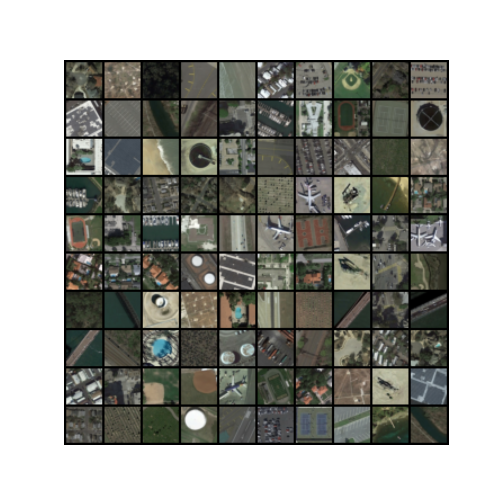
#> input picture Code/InfoGAN-PyTorch-master/Training Images CelebA.png, 1000 x 1000 px, found by its file name (shown at 1/2 size); its folder holds 2 pictures in this run
$ python Assignment1.py --train_path InfoGAN-PyTorch-master --test_path 'InfoGAN-PyTorch-master/Epoch_1 CelebA.png'
#> lines starting #> are read from the running program, lines starting #| are printed output that depends on the picture; pictures that were not available may be replaced by others from this repository, and a replacement may not be noted
import argparse
import cv2
import numpy as np
import os
from sklearn.cluster import KMeans
from sklearn.svm import SVC
from sklearn.preprocessing import StandardScaler
from matplotlib import pyplot as plt
from sklearn import svm, datasets
from sklearn.model_selection import train_test_split
from sklearn.metrics import confusion_matrix
from sklearn.utils.multiclass import unique_labels
from sklearn.metrics.pairwise import chi2_kernel
from sklearn.model_selection import GridSearchCV
from sklearn.metrics import accuracy_score
from skimage.feature import graycomatrix, graycoprops
from skimage import measure
from skimage.color import rgb2gray
from skimage.util import img_as_ubyte
import warnings
from sklearn.preprocessing import normalize

warnings.filterwarnings("ignore", category=DeprecationWarning)

def getFiles(train, path):
    images = []
    count = 0
    for folder in os.listdir(path):
        for file in  os.listdir(os.path.join(path, folder)):
            images.append(os.path.join(path, os.path.join(folder, file)))

    if(train is True):
        np.random.shuffle(images)

    return images

def getDescriptors(sift, img):
    kp, des = sift.detectAndCompute(img, None)
    return des

def readImage(img_path):
    img = cv2.imread(img_path, 0)
    return cv2.resize(img,(150,150))

def vstackDescriptors(descriptor_list):
    descriptors = np.array(descriptor_list[0])
    for descriptor in descriptor_list[1:]:
        descriptors = np.vstack((descriptors, descriptor))
    return descriptors

def clusterDescriptors(descriptors, no_clusters):
    kmeans = KMeans(n_clusters = no_clusters).fit(descriptors)
    return kmeans

def extractFeatures(kmeans, descriptor_list, image_count, no_clusters):
    im_features = np.array([np.zeros(no_clusters) for i in range(image_count)])
    for i in range(image_count):
        for j in range(len(descriptor_list[i])):
            # print
            feature = descriptor_list[i][j]
            feature = feature.reshape(1, 128)
            idx = kmeans.predict(feature)
            # print("idx")
            # print(np.array(idx).shape)
            im_features[i][idx] += 1
    # print("imfeatures")
    # print(np.array(im_features).shape)
    return im_features

#our code
def glcmfeatures(image):
  # print(np.array(image).shape)
  imageg = img_as_ubyte((image))
  glcmfeat=[]
  for ang in [0, 0.7854, 1.5708, 2.3562]:
    glcm = graycomatrix(imageg, distances=[4], angles=[ang], levels=256)
    for prop in ['contrast', 'dissimilarity', 'homogeneity', 'correlation', 'energy']:
      glcmfeat.append(graycoprops(glcm, prop)[0, 0])
  return (np.array(glcmfeat))
#our code

def normalizeFeatures(scale, features):
    return scale.transform(features)

def plotHistogram(im_features, no_clusters):
    x_scalar = np.arange(no_clusters)
    y_scalar = np.array([abs(np.sum(im_features[:,h], dtype=np.int32)) for h in range(no_clusters)])

    plt.bar(x_scalar, y_scalar)
    plt.xlabel("Visual Word Index")
    plt.ylabel("Frequency")
    plt.title("Complete Vocabulary Generated")
    plt.xticks(x_scalar + 0.4, x_scalar)
    plt.show()

def svcParamSelection(X, y, kernel, nfolds):
    Cs = [0.5, 0.1, 0.15, 0.2, 0.3]
    gammas = [0.1, 0.11, 0.095, 0.105]
    param_grid = {'C': Cs, 'gamma' : gammas}
    grid_search = GridSearchCV(SVC(kernel=kernel), param_grid, cv=nfolds)
    grid_search.fit(X, y)
    grid_search.best_params_
    return grid_search.best_params_

def findSVM(im_features, train_labels, kernel):
    features = im_features
    if(kernel == "precomputed"):
      features = np.dot(im_features, im_features.T)

    params = svcParamSelection(features, train_labels, kernel, 5)
    C_param, gamma_param = params.get("C"), params.get("gamma")
    print(C_param, gamma_param)
    class_weight = {
        0: (807 / (7 * 140)),
        1: (807 / (7 * 140)),
        2: (807 / (7 * 133)),
        3: (807 / (7 * 70)),
        4: (807 / (7 * 42)),
        5: (807 / (7 * 140)),
        6: (807 / (7 * 142))
    }

    svm = SVC(kernel = kernel, C =  C_param, gamma = gamma_param, class_weight = class_weight)
    svm.fit(features, train_labels)
    return svm

# [53 lines left out: functions plotConfusionMatrix, plotConfusions, not called in this run]

def findAccuracy(true, predictions):
    print ('accuracy score: %0.3f' % accuracy_score(true, predictions))

def trainModel(path, no_clusters, kernel):
    images = getFiles(True, path)
    print("Train images path detected.")
    sift = cv2.xfeatures2d.SIFT_create()
    descriptor_list = []
    train_labels = np.array([])
    label_count = 7
    image_count = len(images)
    #our code
    glcmfeats=[]
    #our code
    for img_path in images:
        if("city" in img_path):
            class_index = 0
        elif("face" in img_path):
            class_index = 1
        elif("green" in img_path):
            class_index = 2
        elif("house_building" in img_path):
            class_index = 3
        elif("house_indoor" in img_path):
            class_index = 4
        elif("office" in img_path):
          class_index = 5
        else:
          class_index = 6

        train_labels = np.append(train_labels, class_index)
        img = readImage(img_path)
        des = getDescriptors(sift, img)
        descriptor_list.append(des)

        #our code
        glcmfeats.append(glcmfeatures(img))
        #our code

    descriptors = vstackDescriptors(descriptor_list)
    print("Descriptors vstacked.")
    print(np.array(descriptors).shape)

    kmeans = clusterDescriptors(descriptors, no_clusters)
    print("Descriptors clustered.")
    print(np.array(kmeans).shape)

    im_features = extractFeatures(kmeans, descriptor_list, image_count, no_clusters)
    print("Images features extracted.")

    scale = StandardScaler().fit(im_features)
    im_features = scale.transform(im_features)
    print("Train images normalized.")

    #ourcode
    glcmfeat=np.array(glcmfeats)
    np.reshape(glcmfeat,(image_count,-1))
    print(glcmfeat.shape)
    scale2=StandardScaler().fit(glcmfeat)
    glcmfeat=scale2.transform(glcmfeat)
    new_features=np.concatenate((im_features,glcmfeat), axis=1)
    new_features = normalize(new_features, axis=1, norm='l2')
    print(new_features.shape)
    #ourcode

    #changed
    plotHistogram(new_features, no_clusters+20)
    print("Features histogram plotted.")

    #changed
    svm = findSVM(new_features, train_labels, kernel)
    print("SVM fitted.")
    print("Training completed.")

    #changed
    return kmeans, scale, svm, new_features, scale2

# [82 lines left out: function testModel, not called in this run]

def execute(train_path, test_path, no_clusters, kernel):
    kmeans, scale, svm, im_features,scale2 = trainModel(train_path, no_clusters, kernel)
#> in readImage, `img = cv2.imread(img_path, 0)`:
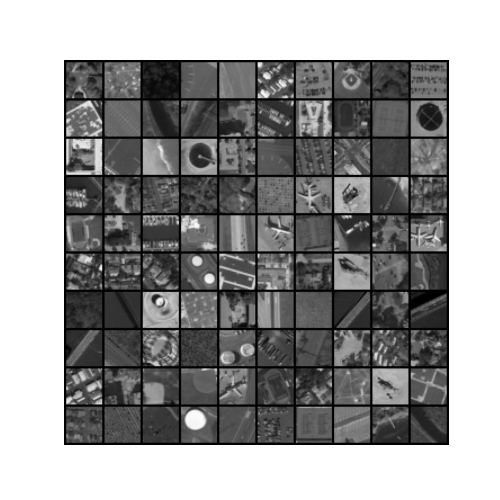
#> img: shape (1000, 1000) (shown at 1/2 size); min 0, max 255, mean 151.8
#> in readImage, `return cv2.resize(img,(150,150))`:
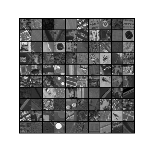
#> returned value: shape (150, 150); min 0, max 255, mean 151
#> in getDescriptors, `kp, des = sift.detectAndCompute(img, None)`: kp = 198 keypoints; strongest (x, y, size): (58, 126, 4), (63, 83, 2), (59, 78, 1.9), (128, 126, 10.9)
#> after the loop in glcmfeatures, `for ang in [0, 0.7854, 1.5708, 2.3562]:`: glcmfeat = [3266.9, 29.38, 0.411, 0.808, 0.365, 4672.1, 39.11, 0.368, 0.723, 0.346, 3103, 29.73, 0.423, 0.817, 0.366, 4706, 39.37, 0.367, 0.721, 0.346]
#> the loop in vstackDescriptors, `for descriptor in descriptor_list[1:]:` made 1 pass
#| (396, 128)
#| (2, 20)
#| (2, 70)
#> in plotHistogram, `y_scalar = np.array([abs(np.sum(im_features[:,h], dtype=np.int32)) for..`: y_scalar = 70 values from 0 to 0
#> in plotHistogram, `plt.show()`:
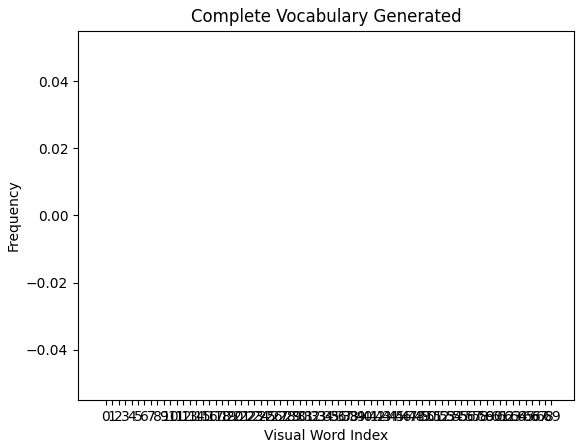
#> figure drawn by matplotlib, 1 panel
    testModel(test_path, kmeans, scale, svm, im_features, no_clusters, kernel,scale2)

if __name__ == '__main__':

    parser = argparse.ArgumentParser()

    parser.add_argument('--train_path', action="store", dest="train_path", required=True)
    parser.add_argument('--test_path', action="store", dest="test_path", required=True)
    parser.add_argument('--no_clusters', action="store", dest="no_clusters", default=50)
    parser.add_argument('--kernel_type', action="store", dest="kernel_type", default="linear")

    args =  vars(parser.parse_args())
    if(not(args['kernel_type'] == "linear" or args['kernel_type'] == "precomputed")):
        print("Kernel type must be either linear or precomputed")
        exit(0)

#> (the run stopped early here; a loop or call above may not have finished)
